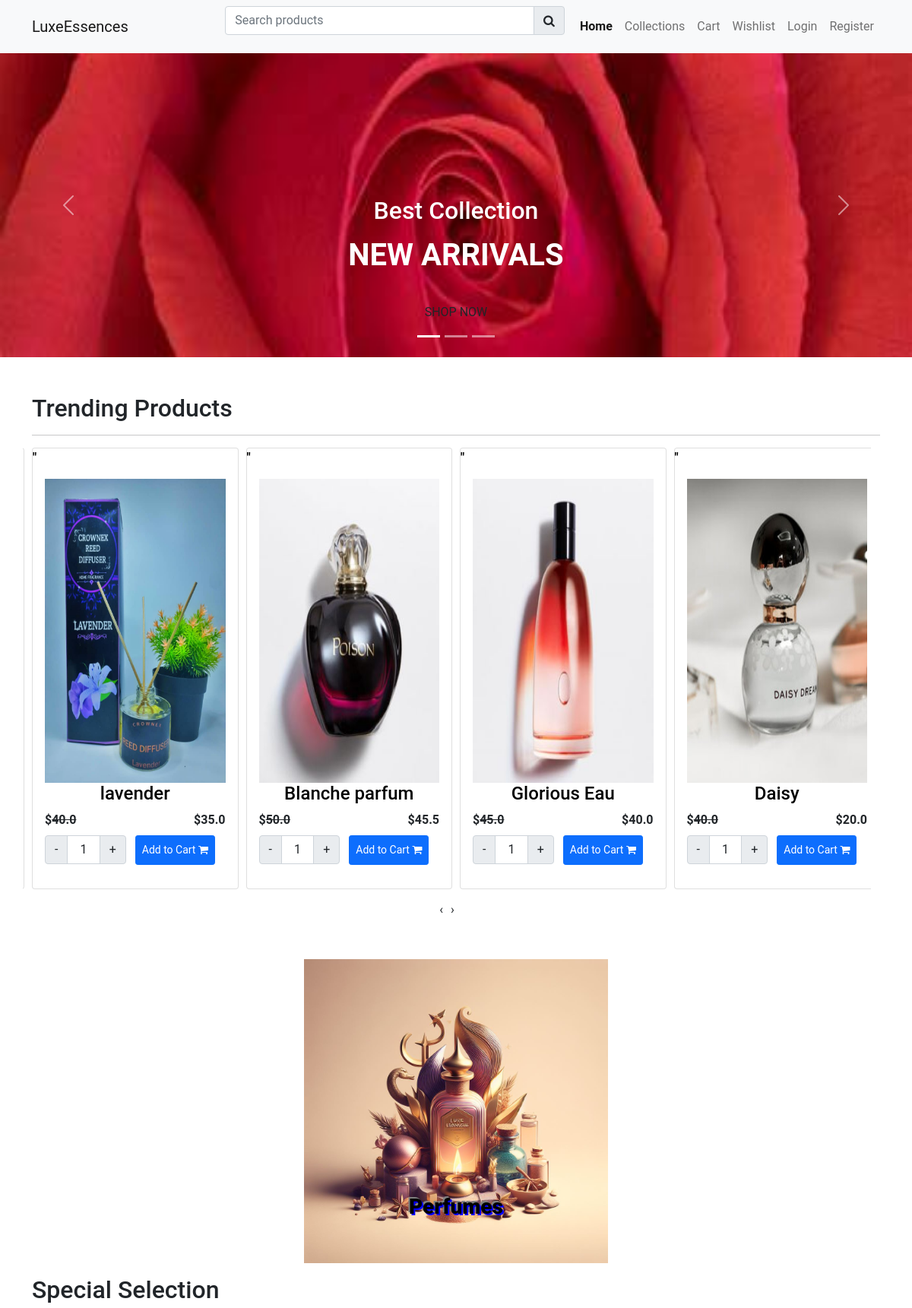
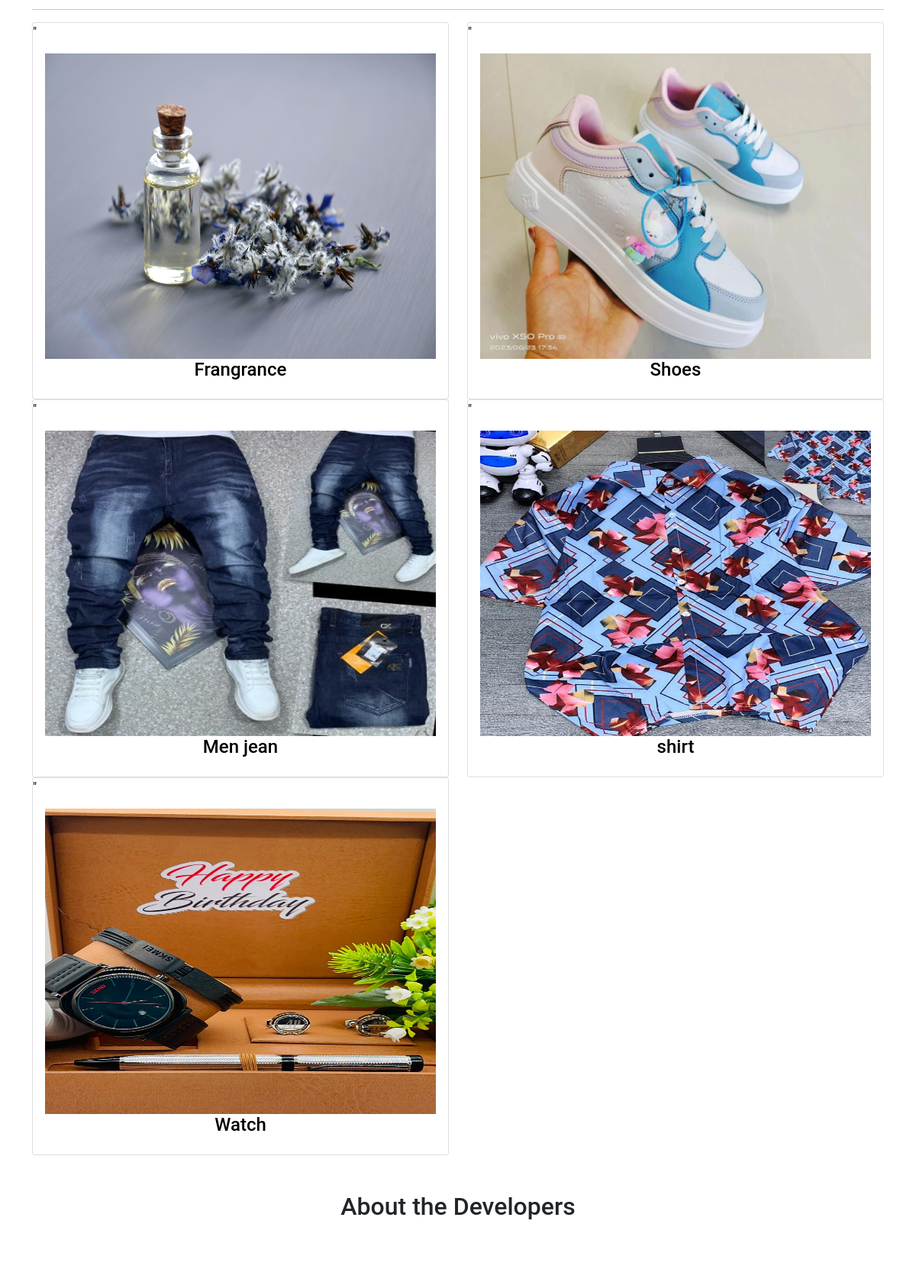
The page / (upper part) on the database its author committed (2 pictures, top to bottom).
### store/models.py (models this page shows, shortened)
class Product(models.Model):
    category = models.ForeignKey(Category, on_delete=models.CASCADE)
    slug = models.CharField(max_length=150, null=False, blank=False)
    name = models.CharField(max_length=150, null=False, blank=False)
    product_image = models.ImageField(upload_to=get_file_path,
                                      null=True,
                                      blank=True)
    small_description = models.CharField(max_length=250,
                                         null=False,
                                         blank=False)
    quantity = models.IntegerField(null=False, blank=False)
    description = models.TextField(max_length=500, null=False, blank=False)
    original_price = models.FloatField(null=False, blank=False)
    selling_price = models.FloatField(null=False, blank=False)
    status = models.BooleanField(default=False,
                                 help_text="0-default, 1-Hidden")
    trending = models.BooleanField(default=False,
                                   help_text="0-default, 1-trending")
    tag = models.CharField(max_length=150, null=False, blank=False)
    meta_title = models.CharField(max_length=150, null=False, blank=False)
    meta_keyworlds = models.CharField(max_length=150, null=False, blank=False)
    meta_description = models.TextField(max_length=500,
                                        null=False,
                                        blank=False)
    create_at = models.DateTimeField(auto_now_add=True)

class Category(models.Model):
    slug = models.CharField(max_length=150, null=False, blank=False)
    name = models.CharField(max_length=150, null=False, blank=False)
    image = models.ImageField(upload_to=get_file_path,
                              height_field=None,
                              width_field=None,
                              max_length=None,
                              blank=True,  # Allow blank for initial profiles without images
                              null=True,)
    description = models.TextField(max_length=500, null=False, blank=False)
    status = models.BooleanField(default=False,
                                 help_text="0-default, 1-Hidden")
    trending = models.BooleanField(default=False,
                                   help_text="0-default, 1-trending")
    meta_title = models.CharField(max_length=150, null=False, blank=False)
    meta_keyworlds = models.CharField(max_length=150, null=False, blank=False)
    meta_description = models.TextField(max_length=500,
                                        null=False,
                                        blank=False)
    create_at = models.DateTimeField(auto_now_add=True)

### store/views.py (the view)
# urls.py: 2. Add a URL to urlpatterns:  path('', views.home, name='home')
def home(request):
  trending_products = Product.objects.filter(trending=1)
  category = Category.objects.filter(status=0)
  context = {
    'trending_products':trending_products,
    'category': category,
  }
  return render(request, "store/index.html", context)

### store/templates/store/index.html (shortened to what this page needs)
{% extends 'store/layouts/main.html' %}
{% load static %}
{% block content %}
  {% include "store/inc/slider.html" %}
    <div class="container my-5">
      <div class="row">
        <div class="col-md-12">
          <h2>Trending Products</h2>
          <hr>
          <div class="row owl-carousel owl-theme">
          {% for item in trending_products  %}
            <div class="product_data item ">
              <div class="card">
                <a href="{% url "productview" item.category.slug item.slug %}">"
                  <div class="card-body">
                    <div class="category-image">
                      <img src="{{ item.product_image.url }}" alt="product image" class="w-100" />
                    </div>
                    <h4 class="text-center">{{ item.name }}</h4>
                </a>
                <span class="float-start" >$<s>{{ item.original_price }}</s></span>
                <span class="float-end" >${{ item.selling_price }}</span>
                <br>
                <div class="row mt-2">
                    <div class="col-md-6">
                      <div class="input-group text-center mb-3">
                        <button class="input-group-text decrement-btn">-</button>
                        <input type="text" id="quantity-input" name="quantity" class="form-control qty-input text-center" value="1">
                        <button class="input-group-text increment-btn">+</button>
                       </div>
                    </div>
                    <div class="col-md-6 px-0">
                      <span class=" mb-2" >
                      {% if item.quantity > 0 %}
                          <button type="button" class="btn btn-primary  btn-sm me-3 py-2 addToCartBtn">Add to Cart <i class="fa fa-shopping-cart"></i></button>
                      {% else %}
                        <button type="button" class="btn btn-danger btn-sm me-3 py-2 disabled">Out of Stock</button>
                      {% endif %}
                      </span>
                    </div>
                  </div>
                </div>
              </div>
            </div>
          {% endfor %}
  <div id="imageSlider" class="carousel slide mb-3" data-ride="carousel">
    <div class="carousel-inner">
      <div class="carousel-item active">
        <div class="carousel-image">
          <img src="{% static 'images/luxeessences.jpeg' %}" alt="Image 1">
          <div class="carousel-caption">
            <h3 class="">Perfumes</h3>
          </div>
        </div>
      </div>
        <a class="carousel-control-prev" href="#imageSlider" role="button" data-slide="prev">
          <span class="carousel-control-prev-icon" aria-hidden="true"></span>
        </a>
        <a class="carousel-control-next" href="#imageSlider" role="button" data-slide="next">
          <span class="carousel-control-next-icon" aria-hidden="true"></span>
        </a>
      </div>
    </div>
  <div class="container">
    <div class="row">
      <div class="col-md-12">
        <h2>Special Selection</h2>
        <hr>
        <div class="row">
        {% for item in category %}
          <div class="col-md-6">
            <div class="card">
              <a href="{% url "collectionsview" item.slug %}">"
              <div class="card-body">
                <div class="category-image">
                  <img src="{{ item.image.url }}" alt="category image" class="w-100" />
                </div>
                <h4 class="text-center">{{ item.name }}</h4>
              </div>
            </a>
            </div>
          </div>
        {% endfor %}
        </div>
      </div>
    </div>
  </div>
  {% include "store/inc/about.html" %}
{% endblock content %}

### store/templates/store/layouts/main.html (style rules this page uses)
* { font-family: "roboto", sans-serif; }
a { text-decoration: none; color: #000; }
.active { font-weight:600; }
.carousel-image { display: flex; justify-content: center; align-items: center; align-self: center; width: 100%; margin: 0 auto; }
.carousel-image img { max-width: 100%; max-height: 100%; }
.carousel-caption h3 { color: black; font-weight:900; text-shadow: 2px 2px blue, -2px -2px gray; padding: 10px; border-radius: 2px solid ; text-align: center; }

### store/templates/store/inc/slider.html (style rules this page uses)
img { height: 400px; }

### rows shown on the page
Product: product_image (picture), name "lavender", original_price "40.0", selling_price "35.0", quantity "Add to Cart"
Product: product_image (picture), name "Blanche parfum", original_price "50.0", selling_price "45.5", quantity "Add to Cart"
Product: product_image (picture), name "Glorious Eau", original_price "45.0", selling_price "40.0", quantity "Add to Cart"
Product: product_image (picture), name "Daisy", original_price "40.0", selling_price "20.0", quantity "Add to Cart"
Category: image (picture), name "Frangrance"
Category: image (picture), name "Shoes"
Category: image (picture), name "Men jean"
Category: image (picture), name "shirt"
Category: image (picture), name "Watch"
